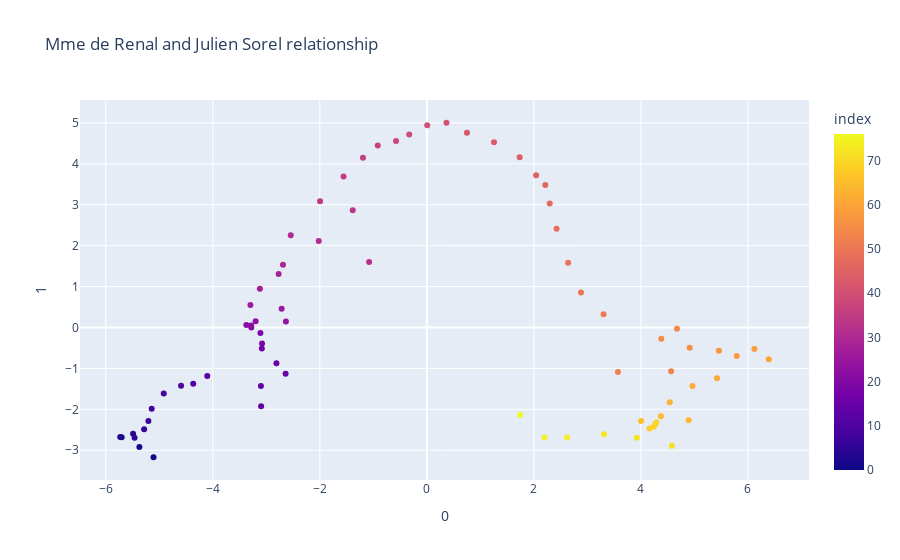

Notebook code for this chart:
### Code cell
temp = pd.DataFrame(mole_sorel_pca[0])
fig = px.scatter(temp, x = 0, y = 1, color=temp.index, title = 'Mathilde de la Mole and Julien Sorel relationship')
fig.show()

### Figure 1 — Plotly figure (JSON) as saved in the notebook; plotly's stock layout.template omitted (floating-point values rounded to 4 significant figures)
{"data": [{"hovertemplate": "0=%{x}<br>1=%{y}<br>index=%{marker.color}<extra></extra>", "legendgroup": "", "marker": {"color": [0, 1, 2, 3, 4, 5, 6, 7, 8, 9, 10, 11, 12, 13, 14, 15, 16, 17, 18, 19, 20, 21, 22, 23, 24, 25, 26, 27, 28, 29, 30, 31, 32, 33, 34, 35, 36, 37, 38, 39, 40, 41, 42, 43, 44, 45, 46, 47, 48, 49, 50, 51, 52, 53, 54, 55, 56, 57, 58, 59, 60, 61, 62, 63, 64, 65, 66, 67, 68, 69, 70, 71, 72, 73, 74, 75, 76], "coloraxis": "coloraxis", "symbol": "circle"}, "mode": "markers", "name": "", "orientation": "v", "showlegend": false, "type": "scatter", "x": [-5.704, -5.108, -5.372, -5.731, -5.49, -5.462, -5.283, -5.204, -5.142, -4.917, -4.593, -4.366, -4.103, -3.097, -3.1, -2.639, -2.811, -3.083, -3.08, -3.11, -3.28, -3.373, -3.284, -3.2, -2.634, -2.713, -3.297, -3.12, -2.769, -2.689, -2.544, -2.02, -1.078, -1.385, -1.996, -1.556, -1.193, -0.9169, -0.5747, -0.3282, 0.007844, 0.367, 0.75, 1.255, 1.735, 2.042, 2.214, 2.297, 2.425, 2.641, 2.881, 3.303, 3.572, 4.566, 4.675, 4.383, 4.912, 5.459, 5.793, 6.123, 6.391, 5.423, 4.965, 4.541, 4.894, 4.375, 4.005, 4.275, 4.161, 4.24, 4.289, 4.579, 3.926, 3.313, 2.621, 2.2, 1.746], "xaxis": "x", "y": [-2.682, -3.17, -2.921, -2.675, -2.598, -2.691, -2.488, -2.286, -1.985, -1.615, -1.424, -1.376, -1.183, -1.923, -1.432, -1.127, -0.8712, -0.5126, -0.3897, -0.1367, -0.00162, 0.06218, 0.0492, 0.1553, 0.1501, 0.4612, 0.5503, 0.9483, 1.307, 1.532, 2.256, 2.117, 1.604, 2.865, 3.086, 3.69, 4.147, 4.448, 4.561, 4.715, 4.941, 5.004, 4.757, 4.528, 4.163, 3.721, 3.48, 3.028, 2.413, 1.58, 0.8551, 0.3268, -1.087, -1.068, -0.0326, -0.272, -0.4961, -0.5689, -0.6965, -0.5275, -0.7754, -1.24, -1.428, -1.825, -2.265, -2.167, -2.285, -2.355, -2.47, -2.426, -2.322, -2.892, -2.696, -2.609, -2.685, -2.687, -2.138], "yaxis": "y"}], "layout": {"autosize": true, "coloraxis": {"colorbar": {"title": {"text": "index"}}, "colorscale": [[0, "#0d0887"], [0.1111, "#46039f"], [0.2222, "#7201a8"], [0.3333, "#9c179e"], [0.4444, "#bd3786"], [0.5556, "#d8576b"], [0.6667, "#ed7953"], [0.7778, "#fb9f3a"], [0.8889, "#fdca26"], [1, "#f0f921"]]}, "legend": {"tracegroupgap": 0}, "title": {"text": "Mme de Renal and Julien Sorel relationship"}, "xaxis": {"anchor": "y", "autorange": true, "domain": [0, 1], "range": [-6.456, 7.117], "title": {"text": "0"}, "type": "linear"}, "yaxis": {"anchor": "x", "autorange": true, "domain": [0, 1], "range": [-3.845, 5.679], "title": {"text": "1"}, "type": "linear"}}}
